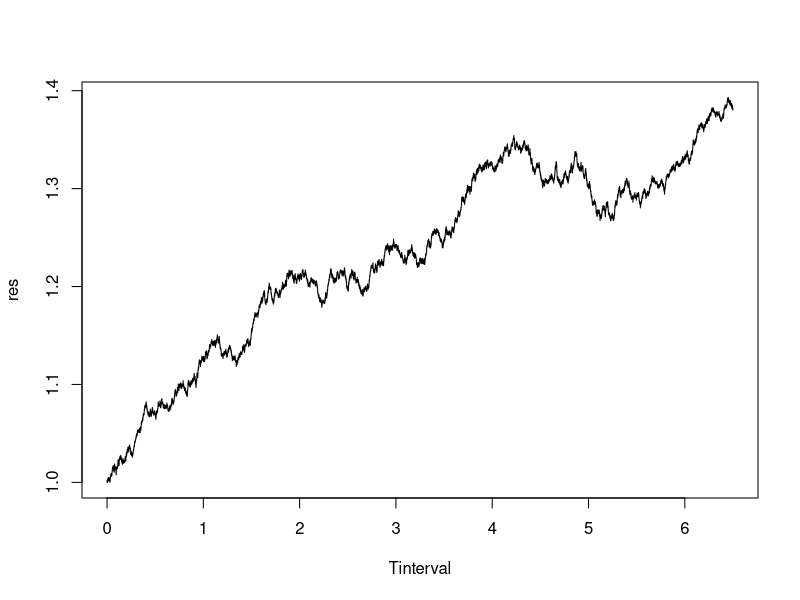

Here is the R script that generated this plot:
### Preliminaries -------------------------------------------------------------
suppressMessages({
  library(dplyr)
  library(lubridate)
  library(magrittr)
  library(tidyr)  
})

### Magic numbers -------------------------------------------------------------
Tend <- 6.5
N <- Tend*3600
beta0 <- -5/16
beta1 <- 1/8
Tinterval <- seq(0,Tend, by = Tend/N)

### Functions -----------------------------------------------------------------
OU_exact <- function(alpha = -1/40, sigma = 1, Tend = 6.5, N = 23400){
  X0 <- rnorm(1,0,(-2*alpha)^(-1))
  OU <- rep(X0,N+1)
  xi <- rnorm(N,0,1)
  t_inc <- Tend/N
  
  for (k in 1:N) {
    OU[k+1] <- exp(-alpha*t_inc)*OU[k] + 
      sigma*sqrt(1/(2*alpha)*(1-exp(-2*alpha*t_inc)))*xi[k] 
  }
  return(OU)
}

BM_exact <- function(Tend, N){
  t_inc <- T/N
  BM <- cumsum(c(0,rnorm(N,0,t_inc)))
  return(BM)
}

a_func <- function(a,t_inc){
  return(a*t_inc)
}

b_func <- function(rho, sigma, BM_inc){
  return(rho*sigma*BM_inc[1] + sqrt(1-rho^2)*sigma*BM_inc[2])
}

EM_scheme <- function(BM, Tend=6.5, N = 23400, a = 0.03, rho = -0.3){
  X0 <- 1
  X <- rep(X0,N+1)
  t_inc <- Tend/N
  
  #Brownian Motions
  n_BM <- ncol(BM)
  BM_inc <- matrix(nrow = N,ncol = n_BM)
  
  for (i in 1:n_BM){
    BM_inc[,i] <- diff(BM[,i])  
  }
  
  #OU Volatility
  sigma <- OU_exact()
  
  for (i in 1:N){
    X[i+1] = X[i] + a_func(a,t_inc) + b_func(rho, sigma[i+1], BM_inc[i,])
  }
  
  return(X)
}


### ---------------------------------------------------------------------------
BM <- matrix(nrow=N+1, ncol = 2)
BM[,1] <- BM_exact(Tend, N)
BM[,2] <- BM_exact(Tend, N)

res <- EM_scheme(BM = BM)

plot(Tinterval, res, type = "l")

